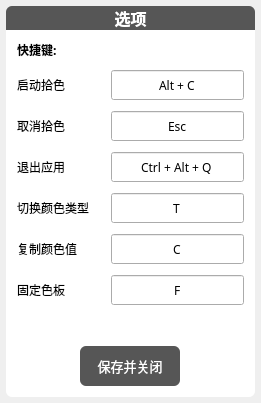
<?xml version="1.0" encoding="UTF-8"?>
<ui version="4.0">
 <class>OptionWidget</class>
 <widget class="QDialog" name="OptionWidget">
  <property name="geometry">
   <rect>
    <x>0</x>
    <y>0</y>
    <width>261</width>
    <height>403</height>
   </rect>
  </property>
  <property name="sizePolicy">
   <sizepolicy hsizetype="Fixed" vsizetype="Fixed">
    <horstretch>0</horstretch>
    <verstretch>0</verstretch>
   </sizepolicy>
  </property>
  <property name="styleSheet">
   <string notr="true">#titleLabel
{
	background-color: #565656;
	color: #ffffff;
	border-top-left-radius: 6px;
	border-top-right-radius: 6px;
}
#contentWidget
{
	background-color: #ffffff;
	border-bottom-left-radius: 6px;
	border-bottom-right-radius: 6px;
}
#buttonWidget QPushButton
{
	border-radius: 6px;
	background-color: #565656;
	color: #ffffff;
}
#buttonWidget QPushButton:hover
{
	background-color: #a6a6a6;
}
#buttonWidget QPushButton:pressed
{
	border: 1px solid #565656;
	color: #565656;
}
</string>
  </property>
  <layout class="QVBoxLayout" name="verticalLayout">
   <property name="spacing">
    <number>0</number>
   </property>
   <property name="leftMargin">
    <number>6</number>
   </property>
   <property name="topMargin">
    <number>6</number>
   </property>
   <property name="rightMargin">
    <number>6</number>
   </property>
   <property name="bottomMargin">
    <number>6</number>
   </property>
   <item>
    <widget class="QWidget" name="centreWidget" native="true">
     <layout class="QVBoxLayout" name="verticalLayout_2">
      <property name="spacing">
       <number>0</number>
      </property>
      <property name="leftMargin">
       <number>0</number>
      </property>
      <property name="topMargin">
       <number>0</number>
      </property>
      <property name="rightMargin">
       <number>0</number>
      </property>
      <property name="bottomMargin">
       <number>0</number>
      </property>
      <item>
       <widget class="QLabel" name="titleLabel">
        <property name="font">
         <font>
          <family>微软雅黑</family>
          <pointsize>12</pointsize>
          <weight>75</weight>
          <bold>true</bold>
         </font>
        </property>
        <property name="text">
         <string>选项</string>
        </property>
        <property name="alignment">
         <set>Qt::AlignCenter</set>
        </property>
        <property name="margin">
         <number>5</number>
        </property>
       </widget>
      </item>
      <item>
       <widget class="QWidget" name="contentWidget" native="true">
        <layout class="QGridLayout" name="gridLayout_2">
         <property name="leftMargin">
          <number>11</number>
         </property>
         <property name="topMargin">
          <number>11</number>
         </property>
         <property name="rightMargin">
          <number>11</number>
         </property>
         <property name="bottomMargin">
          <number>11</number>
         </property>
         <property name="spacing">
          <number>11</number>
         </property>
         <item row="2" column="2">
          <widget class="QLineEdit" name="leaveEdit">
           <property name="minimumSize">
            <size>
             <width>0</width>
             <height>30</height>
            </size>
           </property>
           <property name="font">
            <font>
             <family>微软雅黑</family>
            </font>
           </property>
           <property name="text">
            <string>Esc</string>
           </property>
           <property name="alignment">
            <set>Qt::AlignCenter</set>
           </property>
           <property name="readOnly">
            <bool>true</bool>
           </property>
          </widget>
         </item>
         <item row="3" column="2">
          <widget class="QLineEdit" name="quitEdit">
           <property name="minimumSize">
            <size>
             <width>0</width>
             <height>30</height>
            </size>
           </property>
           <property name="font">
            <font>
             <family>微软雅黑</family>
            </font>
           </property>
           <property name="text">
            <string>Ctrl + Alt + Q</string>
           </property>
           <property name="alignment">
            <set>Qt::AlignCenter</set>
           </property>
           <property name="readOnly">
            <bool>true</bool>
           </property>
          </widget>
         </item>
         <item row="7" column="0">
          <spacer name="verticalSpacer">
           <property name="orientation">
            <enum>Qt::Vertical</enum>
           </property>
           <property name="sizeHint" stdset="0">
            <size>
             <width>20</width>
             <height>12</height>
            </size>
           </property>
          </spacer>
         </item>
         <item row="5" column="2">
          <widget class="QLineEdit" name="copyEdit">
           <property name="minimumSize">
            <size>
             <width>0</width>
             <height>30</height>
            </size>
           </property>
           <property name="font">
            <font>
             <family>微软雅黑</family>
            </font>
           </property>
           <property name="text">
            <string>C</string>
           </property>
           <property name="alignment">
            <set>Qt::AlignCenter</set>
           </property>
           <property name="readOnly">
            <bool>true</bool>
           </property>
          </widget>
         </item>
         <item row="0" column="0">
          <widget class="QLabel" name="label_7">
           <property name="font">
            <font>
             <family>微软雅黑</family>
             <pointsize>9</pointsize>
             <weight>75</weight>
             <bold>true</bold>
            </font>
           </property>
           <property name="text">
            <string>快捷键:</string>
           </property>
          </widget>
         </item>
         <item row="4" column="0">
          <widget class="QLabel" name="label_5">
           <property name="font">
            <font>
             <family>微软雅黑</family>
             <pointsize>9</pointsize>
             <weight>50</weight>
             <bold>false</bold>
            </font>
           </property>
           <property name="text">
            <string>切换颜色类型</string>
           </property>
          </widget>
         </item>
         <item row="3" column="0">
          <widget class="QLabel" name="label_3">
           <property name="font">
            <font>
             <family>微软雅黑</family>
             <pointsize>9</pointsize>
             <weight>50</weight>
             <bold>false</bold>
            </font>
           </property>
           <property name="text">
            <string>退出应用</string>
           </property>
          </widget>
         </item>
         <item row="1" column="2">
          <widget class="QLineEdit" name="enterEdit">
           <property name="minimumSize">
            <size>
             <width>0</width>
             <height>30</height>
            </size>
           </property>
           <property name="font">
            <font>
             <family>微软雅黑</family>
            </font>
           </property>
           <property name="text">
            <string>Alt + C</string>
           </property>
           <property name="alignment">
            <set>Qt::AlignCenter</set>
           </property>
           <property name="readOnly">
            <bool>true</bool>
           </property>
          </widget>
         </item>
         <item row="2" column="0">
          <widget class="QLabel" name="label_2">
           <property name="font">
            <font>
             <family>微软雅黑</family>
             <pointsize>9</pointsize>
             <weight>50</weight>
             <bold>false</bold>
            </font>
           </property>
           <property name="text">
            <string>取消拾色</string>
           </property>
          </widget>
         </item>
         <item row="8" column="0" colspan="3">
          <widget class="QWidget" name="buttonWidget" native="true">
           <layout class="QHBoxLayout" name="horizontalLayout">
            <property name="spacing">
             <number>11</number>
            </property>
            <property name="leftMargin">
             <number>0</number>
            </property>
            <property name="topMargin">
             <number>0</number>
            </property>
            <property name="rightMargin">
             <number>0</number>
            </property>
            <property name="bottomMargin">
             <number>0</number>
            </property>
            <item>
             <widget class="QPushButton" name="closeButton">
              <property name="sizePolicy">
               <sizepolicy hsizetype="Fixed" vsizetype="Fixed">
                <horstretch>0</horstretch>
                <verstretch>0</verstretch>
               </sizepolicy>
              </property>
              <property name="minimumSize">
               <size>
                <width>100</width>
                <height>40</height>
               </size>
              </property>
              <property name="maximumSize">
               <size>
                <width>100</width>
                <height>40</height>
               </size>
              </property>
              <property name="font">
               <font>
                <family>微软雅黑</family>
                <pointsize>10</pointsize>
                <weight>50</weight>
                <bold>false</bold>
               </font>
              </property>
              <property name="text">
               <string>保存并关闭</string>
              </property>
             </widget>
            </item>
           </layout>
          </widget>
         </item>
         <item row="1" column="0">
          <widget class="QLabel" name="label_4">
           <property name="font">
            <font>
             <family>微软雅黑</family>
             <pointsize>9</pointsize>
             <weight>50</weight>
             <bold>false</bold>
            </font>
           </property>
           <property name="text">
            <string>启动拾色</string>
           </property>
          </widget>
         </item>
         <item row="4" column="2">
          <widget class="QLineEdit" name="changeEdit">
           <property name="minimumSize">
            <size>
             <width>0</width>
             <height>30</height>
            </size>
           </property>
           <property name="font">
            <font>
             <family>微软雅黑</family>
            </font>
           </property>
           <property name="text">
            <string>T</string>
           </property>
           <property name="alignment">
            <set>Qt::AlignCenter</set>
           </property>
           <property name="readOnly">
            <bool>true</bool>
           </property>
          </widget>
         </item>
         <item row="5" column="0">
          <widget class="QLabel" name="label_6">
           <property name="font">
            <font>
             <family>微软雅黑</family>
             <pointsize>9</pointsize>
             <weight>50</weight>
             <bold>false</bold>
            </font>
           </property>
           <property name="text">
            <string>复制颜色值</string>
           </property>
          </widget>
         </item>
         <item row="6" column="0">
          <widget class="QLabel" name="label_8">
           <property name="font">
            <font>
             <family>微软雅黑</family>
             <pointsize>9</pointsize>
             <weight>50</weight>
             <bold>false</bold>
            </font>
           </property>
           <property name="text">
            <string>固定色板</string>
           </property>
          </widget>
         </item>
         <item row="6" column="2">
          <widget class="QLineEdit" name="copyEdit_2">
           <property name="minimumSize">
            <size>
             <width>0</width>
             <height>30</height>
            </size>
           </property>
           <property name="font">
            <font>
             <family>微软雅黑</family>
            </font>
           </property>
           <property name="text">
            <string>F</string>
           </property>
           <property name="alignment">
            <set>Qt::AlignCenter</set>
           </property>
           <property name="readOnly">
            <bool>true</bool>
           </property>
          </widget>
         </item>
        </layout>
       </widget>
      </item>
     </layout>
    </widget>
   </item>
  </layout>
 </widget>
 <layoutdefault spacing="6" margin="11"/>
 <resources>
  <include location="ColorWidget.qrc"/>
 </resources>
 <connections/>
</ui>
